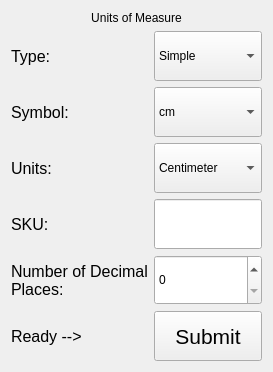
              <widget class="QWidget" name="units_of_measure">
               <layout class="QGridLayout" name="gridLayout_20">
                <item row="5" column="0">
                 <widget class="QLabel" name="label_53">
                  <property name="font">
                   <font>
                    <family>MS Shell Dlg 2</family>
                    <pointsize>12</pointsize>
                    <weight>50</weight>
                    <italic>false</italic>
                    <bold>false</bold>
                   </font>
                  </property>
                  <property name="text">
                   <string>Units:</string>
                  </property>
                  <property name="scaledContents">
                   <bool>true</bool>
                  </property>
                  <property name="wordWrap">
                   <bool>true</bool>
                  </property>
                  <property name="margin">
                   <number>2</number>
                  </property>
                 </widget>
                </item>
                <item row="3" column="0">
                 <widget class="QLabel" name="label_52">
                  <property name="font">
                   <font>
                    <family>MS Shell Dlg 2</family>
                    <pointsize>12</pointsize>
                    <weight>50</weight>
                    <italic>false</italic>
                    <bold>false</bold>
                   </font>
                  </property>
                  <property name="autoFillBackground">
                   <bool>false</bool>
                  </property>
                  <property name="text">
                   <string>Symbol:</string>
                  </property>
                  <property name="scaledContents">
                   <bool>true</bool>
                  </property>
                  <property name="wordWrap">
                   <bool>true</bool>
                  </property>
                  <property name="margin">
                   <number>2</number>
                  </property>
                 </widget>
                </item>
                <item row="9" column="1">
                 <widget class="QSpinBox" name="spinBox_2">
                  <property name="minimumSize">
                   <size>
                    <width>0</width>
                    <height>50</height>
                   </size>
                  </property>
                 </widget>
                </item>
                <item row="11" column="1">
                 <widget class="QPushButton" name="pushButton_14">
                  <property name="minimumSize">
                   <size>
                    <width>0</width>
                    <height>50</height>
                   </size>
                  </property>
                  <property name="maximumSize">
                   <size>
                    <width>200</width>
                    <height>16777215</height>
                   </size>
                  </property>
                  <property name="font">
                   <font>
                    <family>MS Shell Dlg 2</family>
                    <pointsize>16</pointsize>
                    <weight>50</weight>
                    <italic>false</italic>
                    <bold>false</bold>
                   </font>
                  </property>
                  <property name="text">
                   <string>Submit</string>
                  </property>
                 </widget>
                </item>
                <item row="1" column="0">
                 <widget class="QLabel" name="label_51">
                  <property name="font">
                   <font>
                    <family>MS Shell Dlg 2</family>
                    <pointsize>12</pointsize>
                    <weight>50</weight>
                    <italic>false</italic>
                    <bold>false</bold>
                   </font>
                  </property>
                  <property name="text">
                   <string>Type:</string>
                  </property>
                  <property name="scaledContents">
                   <bool>true</bool>
                  </property>
                  <property name="wordWrap">
                   <bool>true</bool>
                  </property>
                 </widget>
                </item>
                <item row="1" column="1">
                 <widget class="QComboBox" name="comboBox_11">
                  <property name="minimumSize">
                   <size>
                    <width>0</width>
                    <height>50</height>
                   </size>
                  </property>
                  <item>
                   <property name="text">
                    <string>Simple</string>
                   </property>
                  </item>
                  <item>
                   <property name="text">
                    <string>Compound</string>
                   </property>
                  </item>
                 </widget>
                </item>
                <item row="7" column="1">
                 <widget class="QLineEdit" name="lineEdit_20">
                  <property name="minimumSize">
                   <size>
                    <width>0</width>
                    <height>50</height>
                   </size>
                  </property>
                 </widget>
                </item>
                <item row="3" column="1">
                 <widget class="QComboBox" name="comboBox_9">
                  <property name="minimumSize">
                   <size>
                    <width>0</width>
                    <height>50</height>
                   </size>
                  </property>
                  <item>
                   <property name="text">
                    <string>cm</string>
                   </property>
                  </item>
                  <item>
                   <property name="text">
                    <string>ltr</string>
                   </property>
                  </item>
                  <item>
                   <property name="text">
                    <string>mm</string>
                   </property>
                  </item>
                  <item>
                   <property name="text">
                    <string>m</string>
                   </property>
                  </item>
                  <item>
                   <property name="text">
                    <string>kg</string>
                   </property>
                  </item>
                  <item>
                   <property name="text">
                    <string>inch</string>
                   </property>
                  </item>
                 </widget>
                </item>
                <item row="9" column="0">
                 <widget class="QLabel" name="label_55">
                  <property name="font">
                   <font>
                    <family>MS Shell Dlg 2</family>
                    <pointsize>12</pointsize>
                    <weight>50</weight>
                    <italic>false</italic>
                    <bold>false</bold>
                   </font>
                  </property>
                  <property name="text">
                   <string>Number of Decimal Places:</string>
                  </property>
                  <property name="scaledContents">
                   <bool>true</bool>
                  </property>
                  <property name="wordWrap">
                   <bool>true</bool>
                  </property>
                  <property name="margin">
                   <number>2</number>
                  </property>
                 </widget>
                </item>
                <item row="11" column="0">
                 <widget class="QLabel" name="label_56">
                  <property name="font">
                   <font>
                    <family>MS Shell Dlg 2</family>
                    <pointsize>12</pointsize>
                    <weight>50</weight>
                    <italic>false</italic>
                    <bold>false</bold>
                   </font>
                  </property>
                  <property name="text">
                   <string>Ready --&gt;</string>
                  </property>
                  <property name="scaledContents">
                   <bool>true</bool>
                  </property>
                  <property name="wordWrap">
                   <bool>true</bool>
                  </property>
                  <property name="margin">
                   <number>2</number>
                  </property>
                 </widget>
                </item>
                <item row="7" column="0">
                 <widget class="QLabel" name="label_54">
                  <property name="font">
                   <font>
                    <family>MS Shell Dlg 2</family>
                    <pointsize>12</pointsize>
                    <weight>50</weight>
                    <italic>false</italic>
                    <bold>false</bold>
                   </font>
                  </property>
                  <property name="text">
                   <string>SKU:</string>
                  </property>
                  <property name="scaledContents">
                   <bool>true</bool>
                  </property>
                  <property name="wordWrap">
                   <bool>true</bool>
                  </property>
                  <property name="margin">
                   <number>2</number>
                  </property>
                 </widget>
                </item>
                <item row="5" column="1">
                 <widget class="QComboBox" name="comboBox_10">
                  <property name="minimumSize">
                   <size>
                    <width>0</width>
                    <height>50</height>
                   </size>
                  </property>
                  <item>
                   <property name="text">
                    <string>Centimeter</string>
                   </property>
                  </item>
                  <item>
                   <property name="text">
                    <string>Litre</string>
                   </property>
                  </item>
                  <item>
                   <property name="text">
                    <string>Millimeter</string>
                   </property>
                  </item>
                  <item>
                   <property name="text">
                    <string>Meter</string>
                   </property>
                  </item>
                  <item>
                   <property name="text">
                    <string>Kilogram</string>
                   </property>
                  </item>
                  <item>
                   <property name="text">
                    <string>Inches</string>
                   </property>
                  </item>
                 </widget>
                </item>
                <item row="0" column="0" colspan="2">
                 <widget class="QLabel" name="label_64">
                  <property name="maximumSize">
                   <size>
                    <width>16777215</width>
                    <height>30</height>
                   </size>
                  </property>
                  <property name="text">
                   <string>Units of Measure</string>
                  </property>
                  <property name="scaledContents">
                   <bool>true</bool>
                  </property>
                  <property name="alignment">
                   <set>Qt::AlignCenter</set>
                  </property>
                  <property name="wordWrap">
                   <bool>true</bool>
                  </property>
                 </widget>
                </item>
               </layout>
              </widget>
